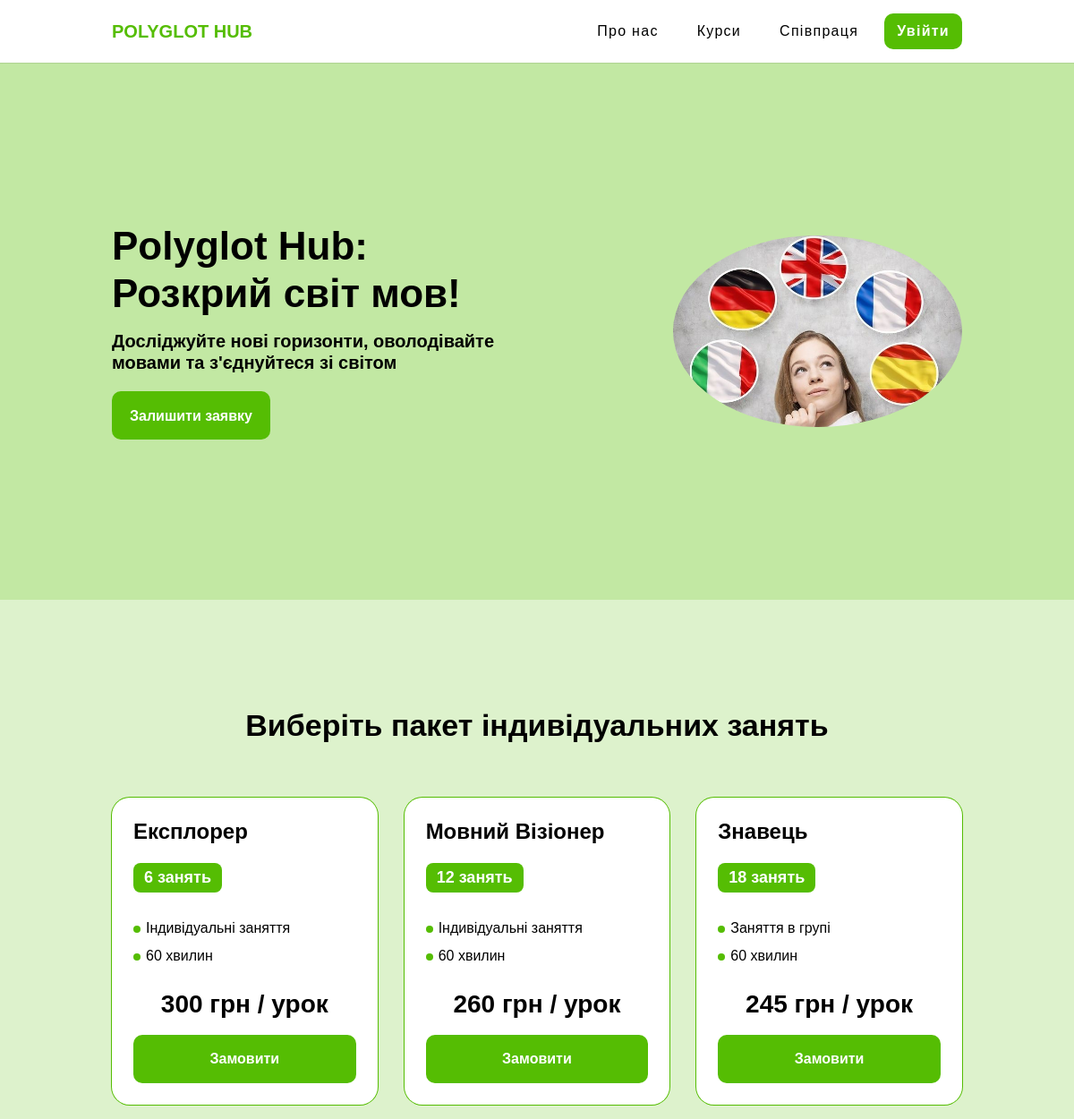
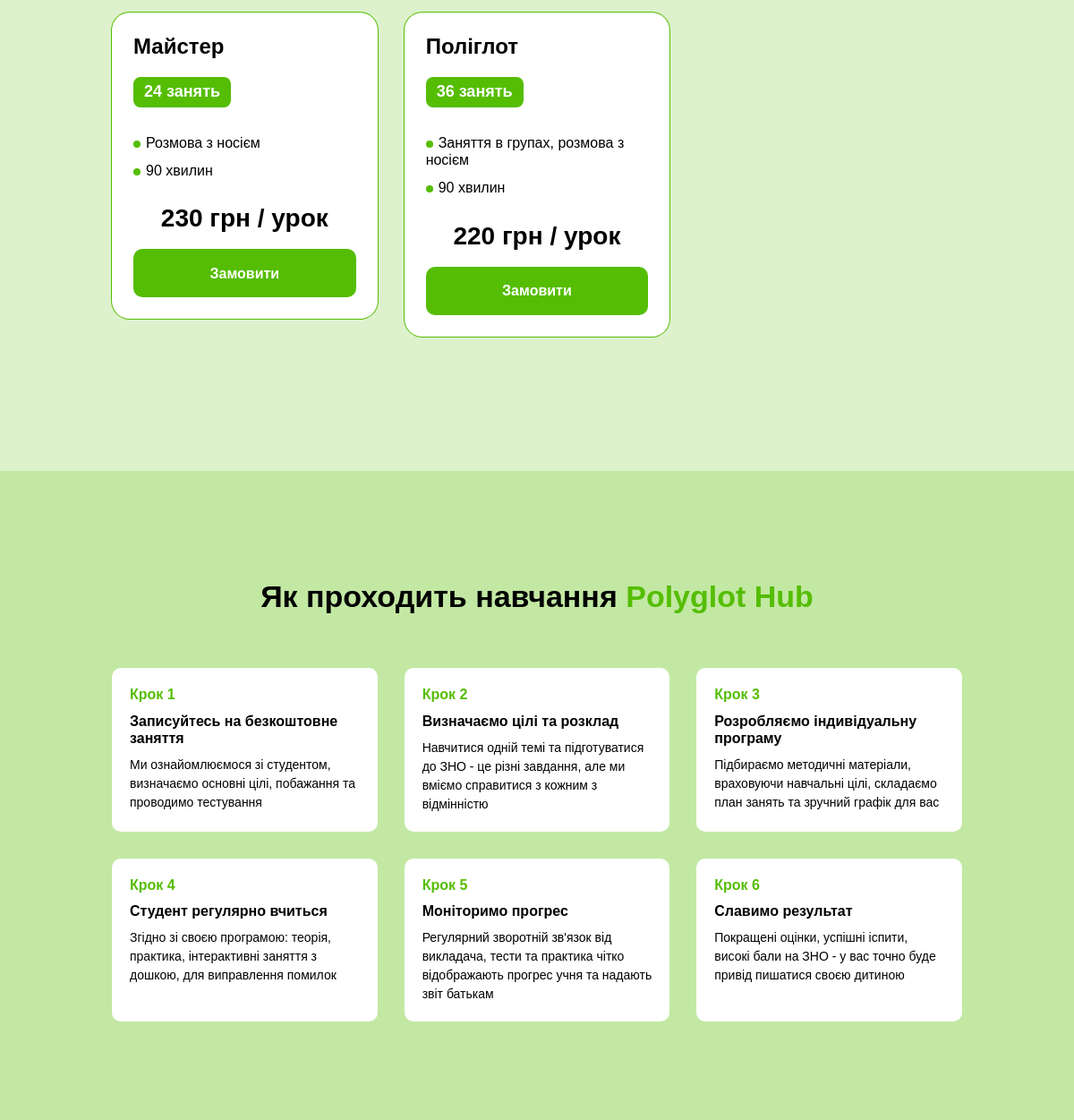
The page / on the database its author committed (2 pictures, top to bottom).
### tables this page shows
CREATE TABLE `courses` (
  `id` int NOT NULL,
  `name` varchar(100) NOT NULL,
  `cost` int NOT NULL,
  `lesson_count` int NOT NULL,
  `type` varchar(100) NOT NULL,
  `lesson_duration` int NOT NULL
);

### index.php (the view, shortened to what this page needs)
<?php
include('db.php');
if(isset($_SESSION["id"])) {
  $menu_link = '<a href="index.php?id='. $_SESSION["id"] .'&exit=1" class="btn btn--size-sm btn--theme-accent">Вийти</a>';
  $course_link = '<a href="buy.php?id='. $_SESSION["id"] .'" class="btn btn--size-md btn--theme-accent services-card__btn">Замовити</a>';
  $menu_signup = '';
  $js_modal = '';
} else {
  $menu_link = '<a href="login.php" class="btn btn--size-sm btn--theme-accent">Увійти</a></a>';
  $js_modal = 'js-modal-init';
}
?>
<!DOCTYPE html>
<html lang="uk">
<head>
  <link href="css/style.css" type="text/css" rel="stylesheet">
</head>
<body>
<div id="site">
  <header class="header">
    <div class="container container--size-md header__container">
      <a href="/" class="logo header__logo">Polyglot Hub</a>
      <nav class="nav header__nav">
        <ul class="nav__list">
          <?php if(isset($_SESSION["id"])){
            echo('<li class="nav__item">
                    <a href="user.php?id='.$_SESSION["id"].'" class="nav__link">Кабінет</a>
                  </li>
                  <li class="nav__item">
                    '.$menu_link .'
                  </li>');
          }else{
            echo('<li class="nav__item">
                    <a href="#intro" class="nav__link">Про нас</a>
                  </li>
                  <li class="nav__item">
                    <a href="#services" class="nav__link">Курси</a>
                  </li>
                  <li class="nav__item">
                    <a href="#step" class="nav__link">Співпраця</a>
                  </li>
                  <li class="nav__item">
                    '.$menu_link .'
                  </li>');
          }
          ?>
        </ul>
      </nav>
    </div>
  </header>
  <section id="intro" class="intro">
    <div class="container container--size-md intro__container">
      <div class="intro__content">
        <h1 class="intro__title">Polyglot Hub:<br>Розкрий світ мов!</h1>
        <h2 class="title title-size-5 intro__subtitle">Досліджуйте нові горизонти, оволодівайте мовами та з'єднуйтеся зі світом</h2>
        <a href="#" class="js-modal-init btn btn--size-md btn--theme-accent intro__btn">Залишити заявку</a>
      </div>
      <picture class="intro__hero">
        <img src="images/intro-hero.jpg" alt="Polyglot Hub: Розкрий світ мов">
      </picture>
    </div>
  </section>
  <section id="services" class="services">
    <div class="container container--size-md services__container">
      <h2 class="section-title step__title">Виберіть пакет індивідуальних занять</h2>
      <div class="services__list">
        <?php
          $courses_query = "SELECT * FROM courses";
          $courses_result = mysqli_query($conn, $courses_query);
          while ($courses_row = mysqli_fetch_assoc($courses_result)) {
            echo('<div class="services__list-col">
                    <article class="services-card">
                      <div class="services-card__inner">
                        <h3 class="title-size-4 services-card__title">'. $courses_row["name"] .'</h3>
                        <div class="title-size-6 services-card__count">'. $courses_row["lesson_count"] .' занять</div>
                        <ul class="services-card__list">
                          <li>'. $courses_row["type"] .'</li>
                          <li>'. $courses_row["lesson_duration"] .' хвилин</li>
                        </ul>
                        <div class="title-size-5 services-card__price">'. $courses_row["cost"] .' грн / урок</div>
                        <a href="user.php?id='. $_SESSION["id"] .'&buy=true&course_id='.$courses_row["id"].'" class="'.$js_modal.' btn btn--size-md btn--theme-accent services-card__btn">Замовити</a>
                      </div>
                    </article>
                  </div>');
          }
        ?>
      </div>
    </div>
  </section>
  <section id="step" class="step">
    <div class="container container--size-md step__container">
      <h2 class="section-title step__title">Як проходить навчання <span class="color-accent">Polyglot Hub</span></h2>
      <div class="step__list">
        <div class="step__list-col">
          <article class="step__list-card">
            <div class="step__list-card-inner">
              <div class="step__list-card-count">Крок 1</div>
              <h3 class="step__list-card-title">Записуйтесь на безкоштовне заняття</h3>
              <div class="step__list-card-text">Ми ознайомлюємося зі студентом, визначаємо основні цілі, побажання та проводимо тестування</div>
            </div>
          </article>
        </div>
        <div class="step__list-col">
          <article class="step__list-card">
            <div class="step__list-card-inner">
              <div class="step__list-card-count">Крок 2</div>
              <h3 class="step__list-card-title">Визначаємо цілі та розклад</h3>
              <div class="step__list-card-text">Навчитися одній темі та підготуватися до ЗНО - це різні завдання, але ми вміємо справитися з кожним з відмінністю</div>
            </div>
          </article>
        </div>
        <div class="step__list-col">
          <article class="step__list-card">
            <div class="step__list-card-inner">
              <div class="step__list-card-count">Крок 3</div>
              <h3 class="step__list-card-title">Розробляємо індивідуальну програму</h3>
              <div class="step__list-card-text">Підбираємо методичні матеріали, враховуючи навчальні цілі, складаємо план занять та зручний графік для вас</div>
            </div>
          </article>
        </div>
        <div class="step__list-col">
          <article class="step__list-card">
            <div class="step__list-card-inner">
              <div class="step__list-card-count">Крок 4</div>
              <h3 class="step__list-card-title">Студент регулярно вчиться</h3>
              <div class="step__list-card-text">Згідно зі своєю програмою: теорія, практика, інтерактивні заняття з дошкою, для виправлення помилок</div>
            </div>
          </article>
        </div>
        <div class="step__list-col">
          <article class="step__list-card">
            <div class="step__list-card-inner">
              <div class="step__list-card-count">Крок 5</div>
              <h3 class="step__list-card-title">Моніторимо прогрес</h3>
              <div class="step__list-card-text">Регулярний зворотній зв'язок від викладача, тести та практика чітко відображають прогрес учня та надають звіт батькам</div>
            </div>
          </article>
        </div>
        <div class="step__list-col">
          <article class="step__list-card">
            <div class="step__list-card-inner">
              <div class="step__list-card-count">Крок 6</div>
              <h3 class="step__list-card-title">Славимо результат</h3>
              <div class="step__list-card-text">Покращені оцінки, успішні іспити, високі бали на ЗНО - у вас точно буде привід пишатися своєю дитиною</div>
            </div>
          </article>
        </div>
      </div>
    </div>
  </section>
</div>
</body>
</html>

### rows shown on the page
courses: name "Експлорер", lesson_count "6", type "Індивідуальні заняття", lesson_duration "60", cost "300"
courses: name "Мовний Візіонер", lesson_count "12", type "Індивідуальні заняття", lesson_duration "60", cost "260"
courses: name "Знавець", lesson_count "18", type "Заняття в групі", lesson_duration "60", cost "245"
courses: name "Майстер", lesson_count "24", type "Розмова з носієм", lesson_duration "90", cost "230"
courses: name "Поліглот", lesson_count "36", type "Заняття в групах, розмова з носієм", lesson_duration "90", cost "220"
